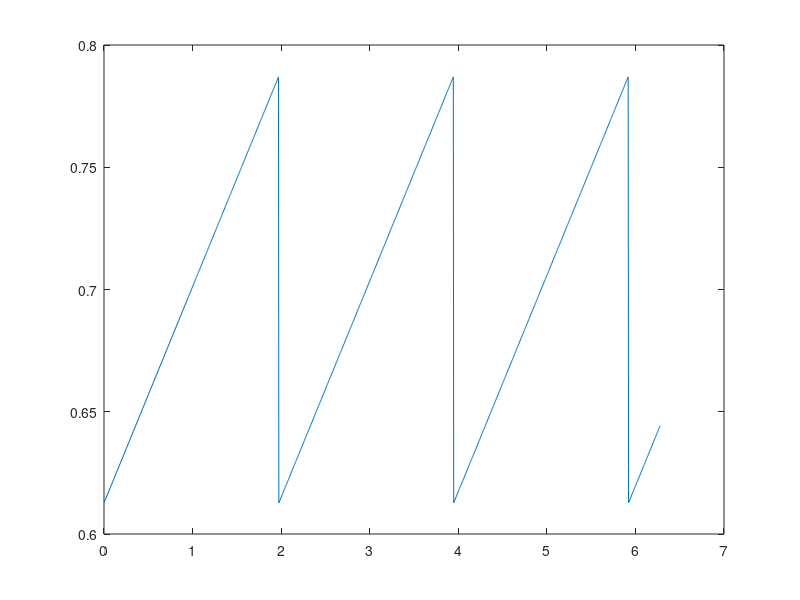
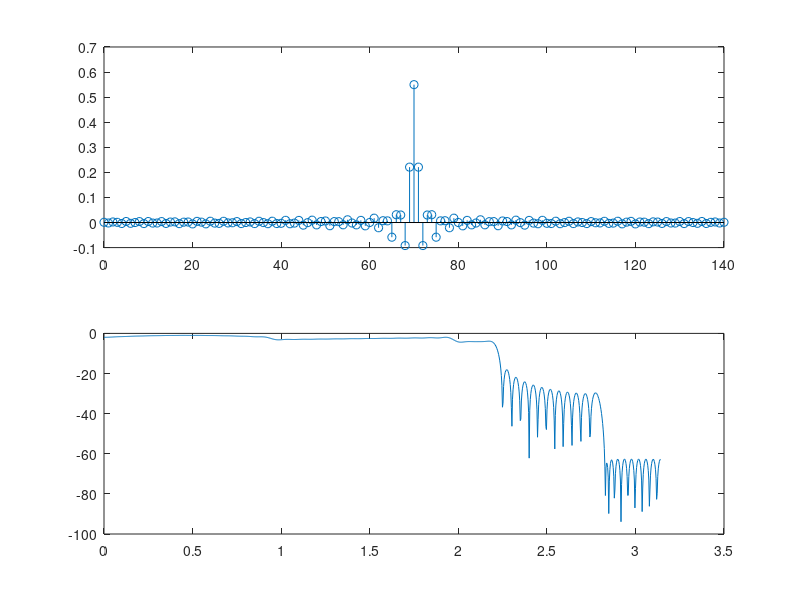
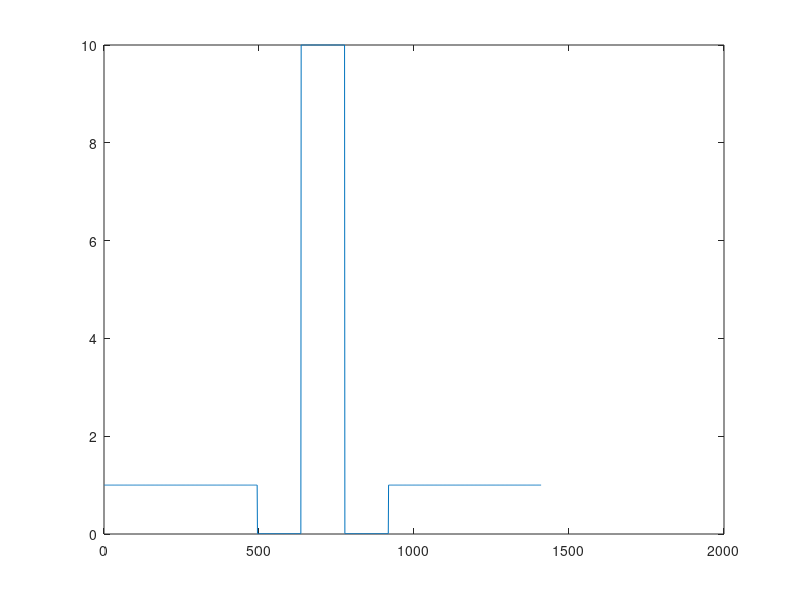
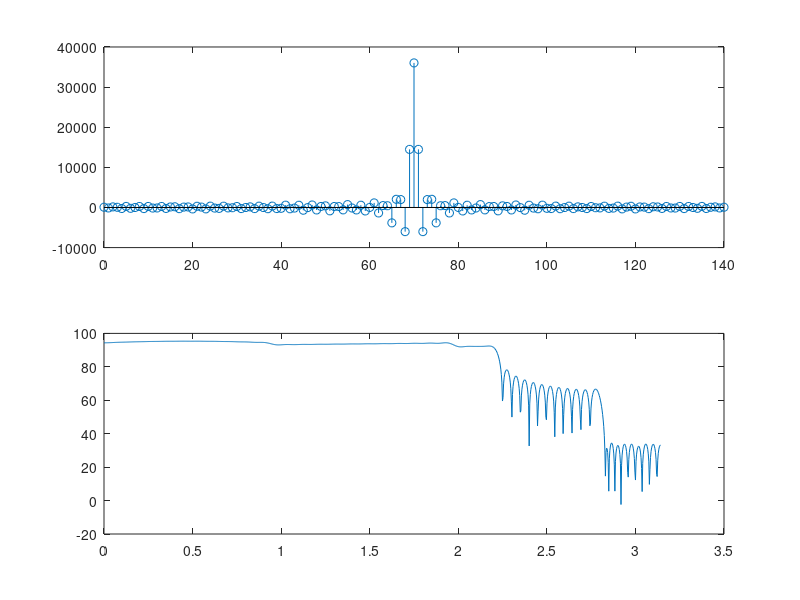

MATLAB code to generate these figures, in order: (Note: this script raises an error after producing the figures.)
%% DSP Homework 7 Matlab Code
T = 1/20000;
Omegap = 2*pi*7000*T;    Omegas = 2*pi*9000*T; 
Lh = 141; 
K = 10*Lh; 
k = (0:K-1);
Omegak = k*2*pi/K;

OmegaPC = 2*pi*1500*T;   OmegaPR = 2*pi*3000*T;
parablength = Omegak.*(Omegak>=0 & Omegak<=OmegaPR);
% OmegaPC = 2*pi*750*T;   OmegaPR = 2*pi*1500*T;
% parablength = Omegak.*(Omegak>=Omegap & Omegak<=OmegaPR);

sawPer = 1000*2*pi/20000;
xsawPer= Omegak.*(Omegak > OmegaPR);

sinfn = (.7943-.707)*sawtooth(1/sawPer*xsawPer) + .7;
% sinfn = ((xsinPer - OmegaPC).^2).*sawtooth(1/sinPer*xsinPer) + .7943;
plot(xsawPer, sinfn);


figure;
xsauce = [0 OmegaPC OmegaPR]; ysauce = [.7943 .8915 .7943]; psauce = polyfit(xsauce,ysauce,2);
xu=linspace(0,OmegaPR,10);
parabola = [polyval(psauce,parablength)];
plot(parablength, parabola)

Q = 1.0*(Omegak<=OmegaPR) + 1.0*(Omegak>=OmegaPR & Omegak <= Omegap) + ...
    .01*(Omegak>Omegap & Omegak <= Omegas) + 10.0*(Omegak>=Omegas);
Q(fix(K/2)+2:end) = Q(round(K/2):-1:2);

Hd = (0.*(Omegak>Omegap) + parabola.*(Omegak>=0 & Omegak<=OmegaPR) ...
     + sinfn.*(Omegak >= OmegaPR & Omegak <= Omegap)).*exp(-1j*k*pi*(Lh-1)/K);
Hd(fix(K/2)+2:end) = conj(Hd(round(K/2):-1:2));
l = (0:Lh-1)'; a = exp(1j*l*Omegak)*Q.'/K; b = exp(1j*l*Omegak)*(Hd.*Q/K).';
a = real(a); b = real(b);
A = toeplitz(a); h = (A\b);
n = (0:Lh-1)'; 
subplot(211); 
stem(n,h);
Omega = linspace(0,pi,1001); 
H = polyval(h,exp(1j*Omega)).*exp(-1j*(Lh-1)*Omega);
subplot(212); 
plot(Omega,20*log10(abs(H)))
deltap = 2*max(abs(abs(H(Omega>=Omegap))-1))
deltas = max(abs(H(Omega<=Omegas)))

figure;
plot(Q);

Morder = length(h);
[hMax,hMaxIndex] = max(h)
% scale = abs((2^(16-1)-50)/h(hMaxIndex-1))
scale = abs((2^15)/(abs(sum(h))));                                      %Q notation
scale = 2.^nextpow2(scale)
hInt = floor(h*(scale));

figure;
subplot(211); 
stem(n,hInt);
Omega = linspace(0,pi,1001); 
H = polyval(hInt,exp(1j*Omega)).*exp(-1j*(Lh-1)*Omega);
subplot(212); 
plot(Omega,20*log10(abs(H)))
deltap = 2*max(abs(abs(H(Omega>=Omegap))-1))
deltas = max(abs(H(Omega<=Omegas)))

        fid = fopen('K22_Project_Framework/coef.h','w');
        fprintf(fid,'#define Korder %i \n',uint8(Morder));
        fprintf(fid,'int h[Korder] = { \n');
        for Korder = 1:Morder-1
            fprintf(fid,'%i,\n', hInt(Korder));
        end
        fprintf(fid,'%i }; \n', hInt(Korder));
        fclose(fid);

save('bpg.mat','hInt');
